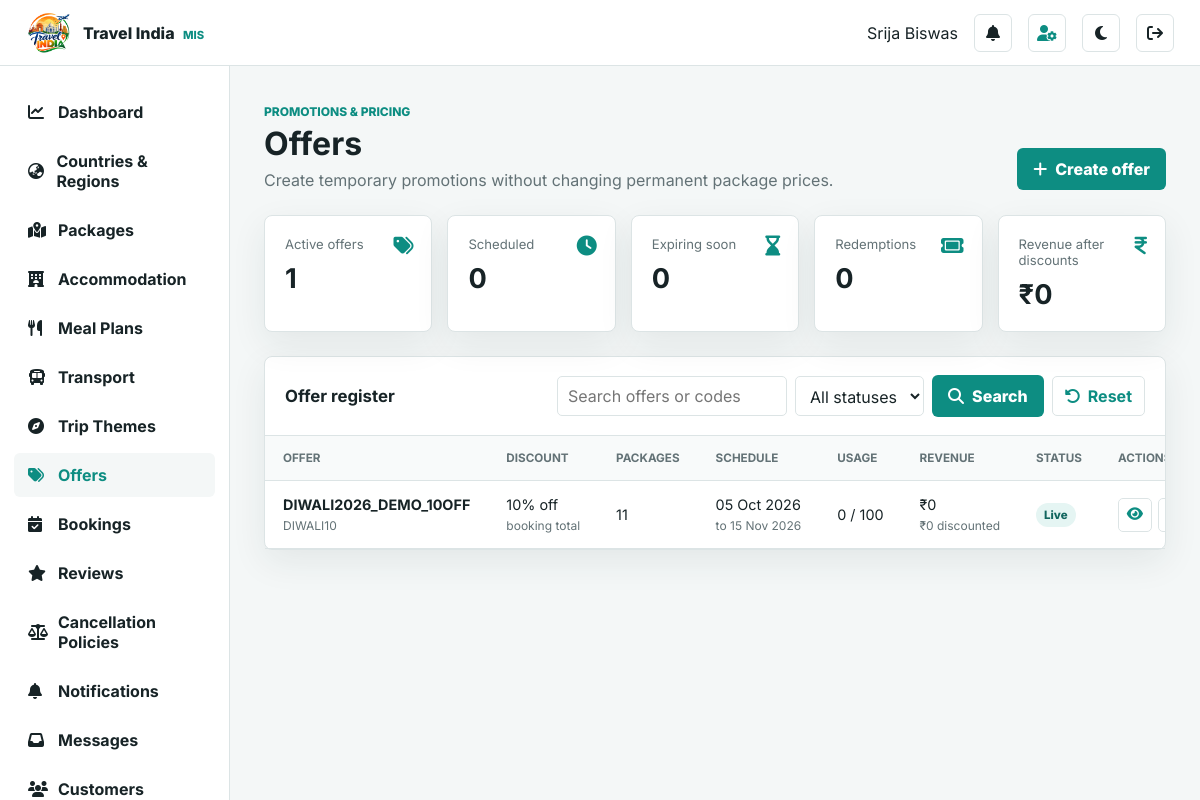
Page /admin/offers.php (signed in) on the committed database.
### tables this page shows
CREATE TABLE `offers` (
  `id` int NOT NULL AUTO_INCREMENT,
  `name` varchar(160) NOT NULL,
  `slug` varchar(180) NOT NULL,
  `public_heading` varchar(200) NOT NULL,
  `description` text,
  `terms` text,
  `image` varchar(255) DEFAULT NULL,
  `code` varchar(50) DEFAULT NULL,
  `discount_type` varchar(20) NOT NULL DEFAULT 'percentage',
  `discount_value` decimal(10,2) NOT NULL,
  `calculation_scope` varchar(30) NOT NULL DEFAULT 'booking_total',
  `minimum_travellers` int NOT NULL DEFAULT '1',
  `minimum_booking_amount` decimal(10,2) NOT NULL DEFAULT '0.00',
  `maximum_discount` decimal(10,2) DEFAULT NULL,
  `booking_start_at` datetime NOT NULL,
  `booking_end_at` datetime NOT NULL,
  `usage_limit` int DEFAULT NULL,
  `per_customer_limit` int DEFAULT NULL,
  `is_automatic` tinyint(1) NOT NULL DEFAULT '1',
  `is_featured` tinyint(1) NOT NULL DEFAULT '0',
  `priority` int NOT NULL DEFAULT '0',
  `status` varchar(30) NOT NULL DEFAULT 'draft',
  `created_by` int DEFAULT NULL,
  `created_at` timestamp NOT NULL DEFAULT CURRENT_TIMESTAMP,
  `updated_at` timestamp NOT NULL DEFAULT CURRENT_TIMESTAMP ON UPDATE CURRENT_TIMESTAMP,
  PRIMARY KEY (`id`),
  UNIQUE KEY `slug` (`slug`),
  UNIQUE KEY `code` (`code`),
  KEY `status` (`status`),
  KEY `booking_start_at` (`booking_start_at`),
  KEY `booking_end_at` (`booking_end_at`)
);

### security.php (called while the page is built, shortened)
<?php
function e(mixed $value): string { return htmlspecialchars((string)$value, ENT_QUOTES, 'UTF-8'); }
function inr(mixed $amount): string
{
    $number = number_format((float)$amount, 2, '.', '');
    [$whole, $decimal] = explode('.', $number);
    $lastThree = substr($whole, -3);
    $rest = substr($whole, 0, -3);
    return '₹' . $lastThree . ($decimal === '00' ? '' : '.' . $decimal);
}

### offers.php (called while the page is built, shortened)
<?php
function offer_label(array $offer): string
{
    if ($offer['discount_type'] === 'percentage') return rtrim(rtrim(number_format((float)$offer['discount_value'], 2), '0'), '.').'% off';
    return inr($offer['discount_value']).($offer['calculation_scope'] === 'per_traveller' ? ' off per traveller' : ' off');
}
if(realpath($_SERVER['SCRIPT_FILENAME']??'')!==__FILE__)return;
?>

### admin/offers.php (the view, shortened to what this page needs)
<?php
require_once __DIR__.'/../offers.php';
$db=admin_db();
$search=trim($_GET['q']??'');$where=[];$params=[];$whereSql=$where?' WHERE '.implode(' AND ',$where):'';
$count=$db->execute_query('SELECT COUNT(*) total FROM offers o'.$whereSql,$params)->fetch_assoc()['total']??0;$pages=max(1,(int)ceil($count/10));$page=min(max(1,(int)($_GET['page']??1)),$pages);$offset=($page-1)*10;
$offers=$db->execute_query("SELECT o.*,(SELECT COUNT(*) FROM offer_packages op WHERE op.offer_id=o.id) package_count,(SELECT COUNT(*) FROM offer_redemptions r JOIN bookings b ON b.id=r.booking_id WHERE r.offer_id=o.id AND b.status NOT IN ('cancelled','rejected')) redemptions,(SELECT COALESCE(SUM(r.base_amount),0) FROM offer_redemptions r JOIN bookings b ON b.id=r.booking_id WHERE r.offer_id=o.id AND b.status NOT IN ('cancelled','rejected')) gross_revenue,(SELECT COALESCE(SUM(r.discount_amount),0) FROM offer_redemptions r JOIN bookings b ON b.id=r.booking_id WHERE r.offer_id=o.id AND b.status NOT IN ('cancelled','rejected')) discount_total,(SELECT COALESCE(SUM((SELECT COALESCE(SUM(pay.amount),0) FROM payments pay WHERE pay.booking_id=r.booking_id AND pay.status IN ('paid','refunded'))),0) FROM offer_redemptions r WHERE r.offer_id=o.id) net_revenue FROM offers o{$whereSql} ORDER BY o.created_at DESC LIMIT 10 OFFSET {$offset}",$params);
$metrics=$db->query("SELECT SUM(status='active' AND NOW() BETWEEN booking_start_at AND booking_end_at) active_count,SUM(status='active' AND booking_start_at>NOW()) scheduled_count,SUM(status='active' AND booking_end_at BETWEEN NOW() AND DATE_ADD(NOW(),INTERVAL 7 DAY)) expiring_count FROM offers")->fetch_assoc();$money=$db->query("SELECT COUNT(*) redemptions,COALESCE(SUM(CASE WHEN b.status NOT IN ('cancelled','rejected') THEN r.discount_amount ELSE 0 END),0) discounts,COALESCE(SUM((SELECT COALESCE(SUM(p.amount),0) FROM payments p WHERE p.booking_id=r.booking_id AND p.status IN ('paid','refunded'))),0) revenue FROM offer_redemptions r JOIN bookings b ON b.id=r.booking_id")->fetch_assoc();
$pageTitle='Offers';include '_header.php';
?>
<div class="page-head"><div><span>Promotions & pricing</span><h1>Offers</h1><p>Create temporary promotions without changing permanent package prices.</p></div><a class="primary-btn" href="offers.php?action=new"><i class="fa-solid fa-plus"></i>Create offer</a></div>
<div class="metric-grid"><div class="metric"><i class="fa-solid fa-tags"></i><span>Active offers</span><strong><?php echo (int)$metrics['active_count'];?></strong></div><div class="metric"><i class="fa-solid fa-clock"></i><span>Scheduled</span><strong><?php echo (int)$metrics['scheduled_count'];?></strong></div><div class="metric"><i class="fa-solid fa-hourglass-end"></i><span>Expiring soon</span><strong><?php echo (int)$metrics['expiring_count'];?></strong></div><div class="metric"><i class="fa-solid fa-ticket"></i><span>Redemptions</span><strong><?php echo (int)$money['redemptions'];?></strong></div><div class="metric"><i class="fa-solid fa-indian-rupee-sign"></i><span>Revenue after discounts</span><strong><?php echo inr($money['revenue']);?></strong></div></div>
<section class="panel"><div class="panel-head"><h2>Offer register</h2><form class="search-form" method="get"><input name="q" value="<?php echo e($search);?>" placeholder="Search offers or codes"><select name="status"><option value="">All statuses</option></select><button class="primary-btn"><i class="fa-solid fa-search"></i>Search</button><a class="reset-btn" href="offers.php"><i class="fa-solid fa-rotate-left"></i>Reset</a></form></div><div class="table-wrap"><table><thead><tr><th>Offer</th><th>Discount</th><th>Packages</th><th>Schedule</th><th>Usage</th><th>Revenue</th><th>Status</th><th>Actions</th></tr></thead><tbody><?php while($offer=$offers->fetch_assoc()):$live=$offer['status']==='active'&&strtotime($offer['booking_start_at'])<=time()&&strtotime($offer['booking_end_at'])>=time();?><tr><td><strong><?php echo e($offer['name']);?></strong><small><?php echo e($offer['code']?:'Automatic offer');?></small></td><td><?php echo e(offer_label($offer));?><small><?php echo e(str_replace('_',' ',$offer['calculation_scope']));?></small></td><td><?php echo (int)$offer['package_count'];?></td><td><?php echo e(date('d M Y',strtotime($offer['booking_start_at'])));?><small>to <?php echo e(date('d M Y',strtotime($offer['booking_end_at'])));?></small></td><td><?php echo (int)$offer['redemptions'];?><?php echo $offer['usage_limit']?' / '.(int)$offer['usage_limit']:'';?></td><td><?php echo inr($offer['net_revenue']);?><small><?php echo inr($offer['discount_total']);?> discounted</small></td><td><span class="pill"><?php echo $live?'live':e($offer['status']);?></span></td><td><div class="action-row"><a class="icon-btn" href="../offers.php?preview=<?php echo (int)$offer['id'];?>" title="Preview"><i class="fa-solid fa-eye"></i></a><a class="icon-btn" href="offers.php?edit=<?php echo (int)$offer['id'];?>" title="Edit"></a></div></td></tr><?php endwhile;?></tbody></table></div></section>
<?php include '_footer.php';?>

### css/admin.css (style rules this page uses)
:root { --ink:#172326;--muted:#637276;--page:#f4f7f7;--surface:#fff;--line:#dce4e5;--brand:#0d8d82;--brand-dark:#087167;--accent:#f59b35;--danger:#a93636;--shadow:0 12px 35px rgba(20,45,49,.08) }
* { box-sizing:border-box }
body { margin:0;background:var(--page);color:var(--ink);font-family:Inter,"Segoe UI",sans-serif }
a { color:inherit;text-decoration:none }
button,input,select,textarea { font:inherit }
.page-head { display:flex;align-items:flex-end;justify-content:space-between;gap:20px;margin-bottom:25px }
.page-head>div>span { color:var(--brand);font-size:.75rem;font-weight:800;text-transform:uppercase }
.page-head h1 { margin:4px 0 0;font-size:2rem }
.primary-btn,.admin-form button,.message-card button,.auth-panel button { display:inline-flex;align-items:center;justify-content:center;gap:8px;min-height:42px;padding:0 16px;border:0;border-radius:6px;background:var(--brand);color:#fff;font-weight:800;cursor:pointer }
.metric-grid { display:grid;grid-template-columns:repeat(5,minmax(0,1fr));gap:15px;margin-bottom:24px }
.metric { position:relative;padding:20px;border:1px solid var(--line);border-radius:8px;background:var(--surface);box-shadow:var(--shadow) }
.metric i { position:absolute;right:18px;color:var(--brand);font-size:1.25rem }
.metric span,.metric strong { display:block }
.metric span { color:var(--muted);font-size:.82rem }
.metric strong { margin-top:10px;font-size:1.7rem }
.panel,.message-card { margin-bottom:24px;border:1px solid var(--line);border-radius:8px;background:var(--surface);box-shadow:var(--shadow) }
.panel-head { display:flex;align-items:center;justify-content:space-between;padding:18px 20px;border-bottom:1px solid var(--line) }
.panel-head h2 { margin:0;font-size:1.05rem }
.panel-head a { color:var(--brand);font-weight:700 }
.table-wrap { overflow:auto }
table { width:100%;border-collapse:collapse }
th,td { padding:15px 18px;border-bottom:1px solid var(--line);text-align:left;vertical-align:middle;white-space:nowrap }
th { background:#f8fafa;color:var(--muted);font-size:.73rem;text-transform:uppercase }
td { font-size:.9rem }
td small { display:block;margin-top:5px;color:var(--muted) }
.pill { display:inline-block;padding:5px 8px;border-radius:999px;background:#e5f5f3;color:#12665f;font-size:.72rem;font-weight:800;text-transform:capitalize }
.icon-btn { width:34px;height:34px;display:grid;place-items:center;border:1px solid var(--line);border-radius:5px;color:var(--brand) }
.action-row { display:flex;align-items:center;gap:7px }
.page-head p { max-width:680px;margin:7px 0 0;color:var(--muted) }
.search-form { display:flex;align-items:center;flex-wrap:wrap;gap:8px }
.search-form input,.search-form select { min-height:40px;padding:8px 10px;border:1px solid var(--line);border-radius:5px;background:var(--surface);color:var(--ink) }
.search-form input { width:230px }
.reset-btn { display:inline-flex;align-items:center;gap:7px;min-height:40px;padding:0 12px;border:1px solid var(--line);border-radius:5px;color:var(--muted);font-weight:700 }
.action-row { display:flex;align-items:center;gap:6px }
.icon-btn { transition:color .18s,border-color .18s,background .18s,transform .18s }
:root { --admin-field-bg:var(--surface);--admin-sidebar-bg:var(--surface);--admin-sidebar-ink:var(--ink);--admin-sidebar-hover:var(--page);--admin-sidebar-active:var(--brand);--admin-soft-bg:#e5f5f3;--admin-soft-ink:#12665f;--admin-soft-border:#9ddbd4;--admin-danger-bg:#faeaea;--admin-danger-border:#e8b8b8 }
.pill,.admin-flash,.auth-password .password-toggle:hover,.country-item>i,.country-item>img { background:var(--admin-soft-bg);color:var(--admin-soft-ink) }
html { min-width:320px;background:var(--page) }
body { min-width:320px;overflow-x:hidden }
.admin-content>.panel,.admin-content>.report-grid,.admin-content>.message-grid,.admin-content>.booking-detail-grid { max-width:100% }
.table-wrap { width:100%;max-width:100%;overflow-x:auto;-webkit-overflow-scrolling:touch }
.table-wrap table { min-width:760px }

### rows in the picture
offers: name "DIWALI2026_DEMO_10OFF", code "DIWALI10", discount_value "10% off", calculation_scope "booking total", package_count "11", booking_start_at "05 Oct 2026", booking_end_at "15 Nov 2026", redemptions "0", usage_limit "100", net_revenue "₹0", discount_total "₹0", status "Live"

### other values in the picture
$_SESSION['admin_name'] "Srija Biswas"
$item[1] "Dashboard"
$item[1] "Countries & Regions"
$item[1] "Packages"
$item[1] "Accommodation"
$item[1] "Meal Plans"
$item[1] "Transport"
$item[1] "Trip Themes"
$item[1] "Offers"
$item[1] "Bookings"
$item[1] "Reviews"
$item[1] "Cancellation Policies"
$item[1] "Notifications"
$item[1] "Messages"
$item[1] "Customers"
